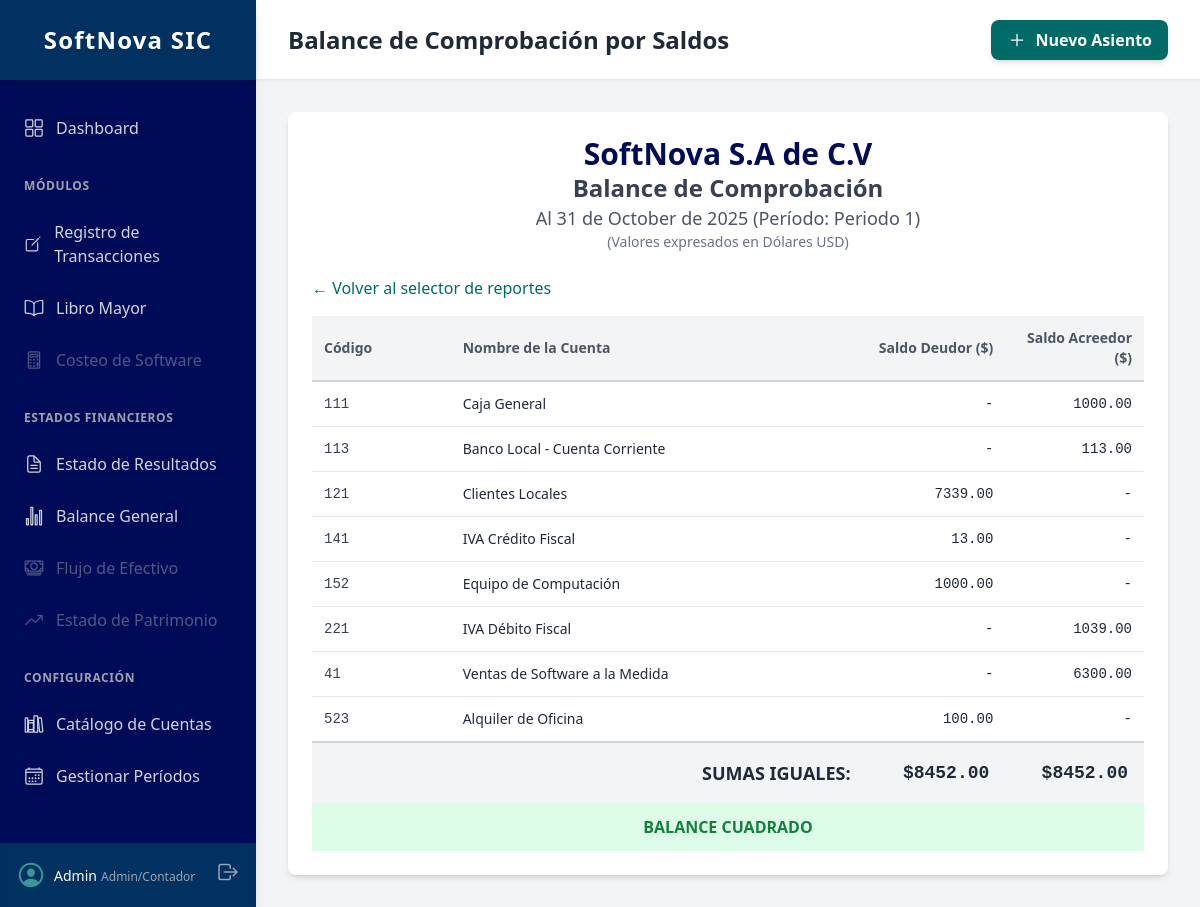
The page /contabilidad/reportes/balanza/1/ (signed in) on the database its author committed.
### contabilidad/models.py (models this page shows, shortened)
class PeriodoContable(models.Model):
    class EstadoPeriodo(models.TextChoices):
        ABIERTO = 'ABIERTO', 'Abierto'
        CERRADO = 'CERRADO', 'Cerrado'
    nombre = models.CharField(
        max_length=100,
        unique=True,
        help_text="Nombre del período (ej. Enero 2024)"
    )
    fecha_inicio = models.DateField()
    fecha_fin = models.DateField()
    estado = models.CharField(
        max_length=10,
        choices=EstadoPeriodo.choices,
        default=EstadoPeriodo.ABIERTO
    )
    class Meta:
        ordering = ['-fecha_inicio']
        verbose_name = "Período Contable"
        verbose_name_plural = "Períodos Contables"

class Cuenta(models.Model):
    class TipoCuenta(models.TextChoices):
        ACTIVO = 'ACTIVO', 'Activo'
        PASIVO = 'PASIVO', 'Pasivo'
        PATRIMONIO = 'PATRIMONIO', 'Patrimonio'
        INGRESO = 'INGRESO', 'Ingreso'
        COSTO = 'COSTO', 'Costo'
        GASTO = 'GASTO', 'Gasto'
        CUENTA_DE_ORDEN = 'ORDEN', 'Cuenta de Orden'
    class NaturalezaCuenta(models.TextChoices):
        DEUDORA = 'DEUDORA', 'Deudora'
        ACREEDORA = 'ACREEDORA', 'Acreedora'
    codigo = models.CharField(
        max_length=20,
        unique=True,
        help_text="Código único de la cuenta (ej. 111, 121.01)"
    )
    nombre = models.CharField(
        max_length=255,
        help_text="Nombre descriptivo de la cuenta (ej. Caja General)"
    )
    padre = models.ForeignKey(
        'self',
        null=True,
        blank=True,
        on_delete=models.PROTECT, # Proteger para no borrar padres con hijos
        related_name='hijos',
        help_text="Cuenta padre a la que pertenece esta subcuenta"
    )
    tipo_cuenta = models.CharField(
        max_length=10,
        choices=TipoCuenta.choices,
        help_text="Clasificación principal para estados financieros"
    )
    naturaleza = models.CharField(
        max_length=10,
        choices=NaturalezaCuenta.choices,
        help_text="Naturaleza de la cuenta (Deudora o Acreedora)"
    )
    es_imputable = models.BooleanField(
        default=False,
        help_text="Indica si la cuenta puede recibir movimientos (transacciones)"
    )
    class Meta:
        ordering = ['codigo']
        verbose_name = "Cuenta Contable"
        verbose_name_plural = "Catálogo de Cuentas"

### contabilidad/views.py (the view)
# urls.py: path('reportes/balanza/<int:periodo_id>/', views.balanza_comprobacion, name='balanza_comprobacion'),
@login_required
@user_passes_test(es_contador_o_admin, login_url='/admin/login/')
def balanza_comprobacion(request, periodo_id):
    periodo = get_object_or_404(PeriodoContable, pk=periodo_id)
    cuentas = Cuenta.objects.filter(es_imputable=True).order_by('codigo')
    resultados = []
    total_saldo_deudor = Decimal('0.00')
    total_saldo_acreedor = Decimal('0.00')
    for cuenta in cuentas:
        movs = Movimiento.objects.filter(asiento__periodo=periodo, cuenta=cuenta)
        totales = movs.aggregate(
            total_debe=models.Sum('debe'),
            total_haber=models.Sum('haber')
        )
        total_debe = totales.get('total_debe') or Decimal('0.00')
        total_haber = totales.get('total_haber') or Decimal('0.00')
        if total_debe > 0 or total_haber > 0:
            saldo_deudor = Decimal('0.00')
            saldo_acreedor = Decimal('0.00')
            if cuenta.naturaleza == Cuenta.NaturalezaCuenta.DEUDORA:
                saldo = total_debe - total_haber
                if saldo > 0:
                    saldo_deudor = saldo
                else:
                    saldo_acreedor = -saldo # Saldo "rojo" o acreedor
            else: # ACREEDORA
                saldo = total_haber - total_debe
                if saldo > 0:
                    saldo_acreedor = saldo
                else:
                    saldo_deudor = -saldo # Saldo "rojo" o deudor
            resultados.append({
                'codigo': cuenta.codigo,
                'nombre': cuenta.nombre,
                'saldo_deudor': saldo_deudor,
                'saldo_acreedor': saldo_acreedor,
            })
            total_saldo_deudor += saldo_deudor
            total_saldo_acreedor += saldo_acreedor
    diferencia = total_saldo_deudor - total_saldo_acreedor
    context = {
        'periodo': periodo,
        'resultados': resultados,
        'total_saldo_deudor': total_saldo_deudor,
        'total_saldo_acreedor': total_saldo_acreedor,
        'diferencia': diferencia,
        'esta_cuadrado': diferencia.quantize(Decimal('0.01')) == Decimal('0.00')
    }
    return render(request, 'contabilidad/balanza_comprobacion.html', context)

### contabilidad/views.py (called while the page is built)
def es_contador_o_admin(user):
    return user.is_staff or user.is_superuser

### contabilidad/templates/contabilidad/balanza_comprobacion.html (shortened to what this page needs)
{% extends 'base.html' %}
{% block page_title %}Balance de Comprobación por Saldos{% endblock %}
{% block content %}
<div class="bg-white p-6 rounded-lg shadow-md">
    <div class="text-center mb-6">
        <h2 class="text-3xl font-bold text-sic-dark-blue">SoftNova S.A de C.V</h2>
        <h3 class="text-2xl font-semibold text-gray-700">Balance de Comprobación</h3>
        <p class="text-lg text-gray-600">
            Al {{ periodo.fecha_fin|date:"d \d\e F \d\e Y" }}
            (Período: {{ periodo.nombre }})
        </p>
        <p class="text-sm text-gray-500">(Valores expresados en Dólares USD)</p>
    </div>
    <div class="mb-4">
        <a href="{% url 'contabilidad:mayor_seleccion' %}?periodo_id={{ periodo.id }}" class="text-sic-teal hover:underline">
            &larr; Volver al selector de reportes
        </a>
    </div>
    <div class="overflow-x-auto">
        <table class="w-full min-w-lg">
            <thead class="bg-gray-100">
                <tr class="border-b-2 border-gray-300">
                    <th class="p-3 text-left text-sm font-semibold text-gray-600 w-1/6">Código</th>
                    <th class="p-3 text-left text-sm font-semibold text-gray-600 w-3/6">Nombre de la Cuenta</th>
                    <th class="p-3 text-right text-sm font-semibold text-gray-600 w-1/6">Saldo Deudor ($)</th>
                    <th class="p-3 text-right text-sm font-semibold text-gray-600 w-1/6">Saldo Acreedor ($)</th>
                </tr>
            </thead>
            <tbody class="divide-y divide-gray-200">
                {% for item in resultados %}
                <tr class="hover:bg-gray-50">
                    <td class="p-3 text-sm text-gray-700 font-mono">{{ item.codigo }}</td>
                    <td class="p-3 text-sm text-gray-800">{{ item.nombre }}</td>
                    <td class="p-3 text-right text-sm text-gray-800 font-mono">
                        {% if item.saldo_deudor > 0 %}{{ item.saldo_deudor|floatformat:2 }}{% else %}-{% endif %}
                    </td>
                    <td class="p-3 text-right text-sm text-gray-800 font-mono">
                        {% if item.saldo_acreedor > 0 %}{{ item.saldo_acreedor|floatformat:2 }}{% else %}-{% endif %}
                    </td>
                </tr>
                {% endfor %}
            </tbody>
            <tfoot class="bg-gray-100">
                <tr class="border-t-2 border-gray-300">
                    <td colspan="2" class="p-4 text-right text-lg font-bold text-gray-800">SUMAS IGUALES:</td>
                    <td class="p-4 text-right text-lg font-bold text-gray-800 font-mono">
                        ${{ total_saldo_deudor|floatformat:2 }}
                    </td>
                    <td class="p-4 text-right text-lg font-bold text-gray-800 font-mono">
                        ${{ total_saldo_acreedor|floatformat:2 }}
                    </td>
                </tr>
                {% if not esta_cuadrado %}
                <tr class="bg-red-100">
                    <td colspan="2" class="p-3 text-right font-bold text-red-700">¡DESCUADRE!</td>
                    <td colspan="2" class="p-3 text-center font-bold text-red-700 font-mono">
                        Diferencia: ${{ diferencia|floatformat:2 }}
                    </td>
                </tr>
                {% else %}
                <tr class="bg-green-100">
                    <td colspan="4" class="p-3 text-center font-bold text-green-700">
                        BALANCE CUADRADO
                    </td>
                </tr>
                {% endif %}
            </tfoot>
        </table>
    </div>
</div>
{% endblock %}

### templates/base.html (shortened to what this page needs)
<!DOCTYPE html>
<html lang="es">
<head>
    <script src="https://cdn.tailwindcss.com"></script>
</head>
<body class="bg-gray-100 font-sans antialiased">
    <div class="flex h-screen">
        <aside class="w-64 bg-sic-dark-blue text-white flex flex-col fixed h-full shadow-lg">
            <div class="h-20 flex items-center justify-center bg-sic-medium-blue shadow-md">
                <h1 class="text-2xl font-bold tracking-wider">SoftNova SIC</h1>
            </div>
            <nav class="flex-1 overflow-y-auto py-6">
                <ul class="space-y-1">
                    <li>
                        <a href="{% url 'contabilidad:dashboard' %}" class="flex items-center space-x-3 px-6 py-3 text-gray-300 hover:bg-sic-medium-blue hover:text-white transition-colors duration-200">
                            <ion-icon name="grid-outline" class="text-xl"></ion-icon>
                            <span class="font-medium">Dashboard</span>
                        </a>
                    </li>
                    <li class="px-6 pt-4 pb-2">
                        <span class="text-xs uppercase text-gray-400 font-semibold tracking-wider">Módulos</span>
                    </li>
                    <li>
                        <a href="{% url 'contabilidad:registrar_asiento' %}" class="flex items-center space-x-3 px-6 py-3 text-gray-300 hover:bg-sic-medium-blue hover:text-white transition-colors duration-200">
                            <ion-icon name="create-outline" class="text-xl"></ion-icon>
                            <span class="font-medium">Registro de Transacciones</span>
                        </a>
                    </li>
                    <li>
                        <a href="{% url 'contabilidad:mayor_seleccion' %}" class="flex items-center space-x-3 px-6 py-3 text-gray-300 hover:bg-sic-medium-blue hover:text-white transition-colors duration-200">
                            <ion-icon name="book-outline" class="text-xl"></ion-icon>
                            <span class="font-medium">Libro Mayor</span>
                        </a>
                    </li>
                    <li>
                        <a href="#" class="flex items-center space-x-3 px-6 py-3 text-gray-400 opacity-50 cursor-not-allowed" title="Próximamente">
                            <ion-icon name="calculator-outline" class="text-xl"></ion-icon>
                            <span class="font-medium">Costeo de Software</span>
                        </a>
                    </li>
                    <li class="px-6 pt-4 pb-2">
                        <span class="text-xs uppercase text-gray-400 font-semibold tracking-wider">Estados Financieros</span>
                    </li>
                    <li>
                        <a href="{% url 'contabilidad:hub_estado_resultados' %}" class="flex items-center space-x-3 px-6 py-3 text-gray-300 hover:bg-sic-medium-blue hover:text-white transition-colors duration-200">
                            <ion-icon name="document-text-outline" class="text-xl"></ion-icon>
                            <span class="font-medium">Estado de Resultados</span>
                        </a>
                    </li>
                    <li>
                        <a href="{% url 'contabilidad:hub_balance_general' %}" class="flex items-center space-x-3 px-6 py-3 text-gray-300 hover:bg-sic-medium-blue hover:text-white transition-colors duration-200">
                            <ion-icon name="stats-chart-outline" class="text-xl"></ion-icon>
                            <span class="font-medium">Balance General</span>
                        </a>
                    </li>
                    <li>
                        <a href="#" class="flex items-center space-x-3 px-6 py-3 text-gray-400 opacity-50 cursor-not-allowed" title="Próximamente">
                            <ion-icon name="cash-outline" class="text-xl"></ion-icon>
                            <span class="font-medium">Flujo de Efectivo</span>
                        </a>
                    </li>
                    <li>
                        <a href="#" class="flex items-center space-x-3 px-6 py-3 text-gray-400 opacity-50 cursor-not-allowed" title="Próximamente">
                            <ion-icon name="trending-up-outline" class="text-xl"></ion-icon>
                            <span class="font-medium">Estado de Patrimonio</span>
                        </a>
                    </li>
                    <li class="px-6 pt-4 pb-2">
                        <span class="text-xs uppercase text-gray-400 font-semibold tracking-wider">Configuración</span>
                    </li>
                    {% if user.is_superuser %}
                        <li>
                            <a href="{% url 'admin:contabilidad_cuenta_changelist' %}" target="_blank" class="flex items-center space-x-3 px-6 py-3 text-gray-300 hover:bg-sic-medium-blue hover:text-white transition-colors duration-200">
                                <ion-icon name="library-outline" class="text-xl"></ion-icon>
                                <span class="font-medium">Catálogo de Cuentas</span>
                            </a>
                        </li>
                        <li>
                            <a href="{% url 'admin:contabilidad_periodocontable_changelist' %}" target="_blank" class="flex items-center space-x-3 px-6 py-3 text-gray-300 hover:bg-sic-medium-blue hover:text-white transition-colors duration-200">
                                <ion-icon name="calendar-outline" class="text-xl"></ion-icon>
                                <span class="font-medium">Gestionar Períodos</span>
                            </a>
                        </li>
                    {% endif %}
                </ul>
            </nav>
            <div class="h-16 p-4 flex items-center justify-between bg-sic-medium-blue shadow-inner">
                <div class="flex items-center space-x-2">
                    <ion-icon name="person-circle-outline" class="text-3xl text-sic-light-teal"></ion-icon>
                    <div>
                        <span class="text-sm font-medium">{% if user.is_authenticated %}{{ user.username }}{% else %}Usuario{% endif %}</span>
                        <span class="text-xs text-gray-400">{% if user.is_staff %}Admin/Contador{% endif %}</span>
                    </div>
                </div>
                <a href="#" title="Cerrar Sesión">
                    <ion-icon name="log-out-outline" class="text-2xl text-gray-400 hover:text-white"></ion-icon>
                </a>
            </div>
        </aside>
        <main class="flex-1 ml-64 h-screen overflow-y-auto">
            <header class="h-20 bg-white shadow-sm flex items-center justify-between px-8 border-b border-gray-200">
                <div>
                    <h2 class="text-2xl font-semibold text-gray-800">
                        {% block page_title %}Dashboard{% endblock %}
                    </h2>
                </div>
                <div>
                    <button class="bg-sic-teal hover:bg-sic-light-teal text-white font-semibold py-2 px-4 rounded-lg shadow-md transition-colors duration-200 flex items-center space-x-2">
                        <ion-icon name="add-outline" class="text-xl"></ion-icon>
                        <span>Nuevo Asiento</span>
                    </button>
                </div>
            </header>
            <div class="p-8">
                {% block content %}{% endblock %}
            </div>
        </main>
    </div>
</body>
</html>

### rows shown on the page
PeriodoContable: fecha_fin "31 de October de 2025", nombre "Periodo 1"
Cuenta: codigo "111", nombre "Caja General"
Cuenta: codigo "113", nombre "Banco Local - Cuenta Corriente"
Cuenta: codigo "121", nombre "Clientes Locales"
Cuenta: codigo "141", nombre "IVA Crédito Fiscal"
Cuenta: codigo "152", nombre "Equipo de Computación"
Cuenta: codigo "221", nombre "IVA Débito Fiscal"
Cuenta: codigo "41", nombre "Ventas de Software a la Medida"
Cuenta: codigo "523", nombre "Alquiler de Oficina"

### other values the page prints
{{ user.username }} "Admin"
{{ item.saldo_acreedor|floatformat:2 }} "1000.00" "113.00" "1039.00" "6300.00"
{{ item.saldo_deudor|floatformat:2 }} "7339.00" "13.00" "1000.00" "100.00"
{{ total_saldo_deudor|floatformat:2 }} "8452.00"
{{ total_saldo_acreedor|floatformat:2 }} "8452.00"
